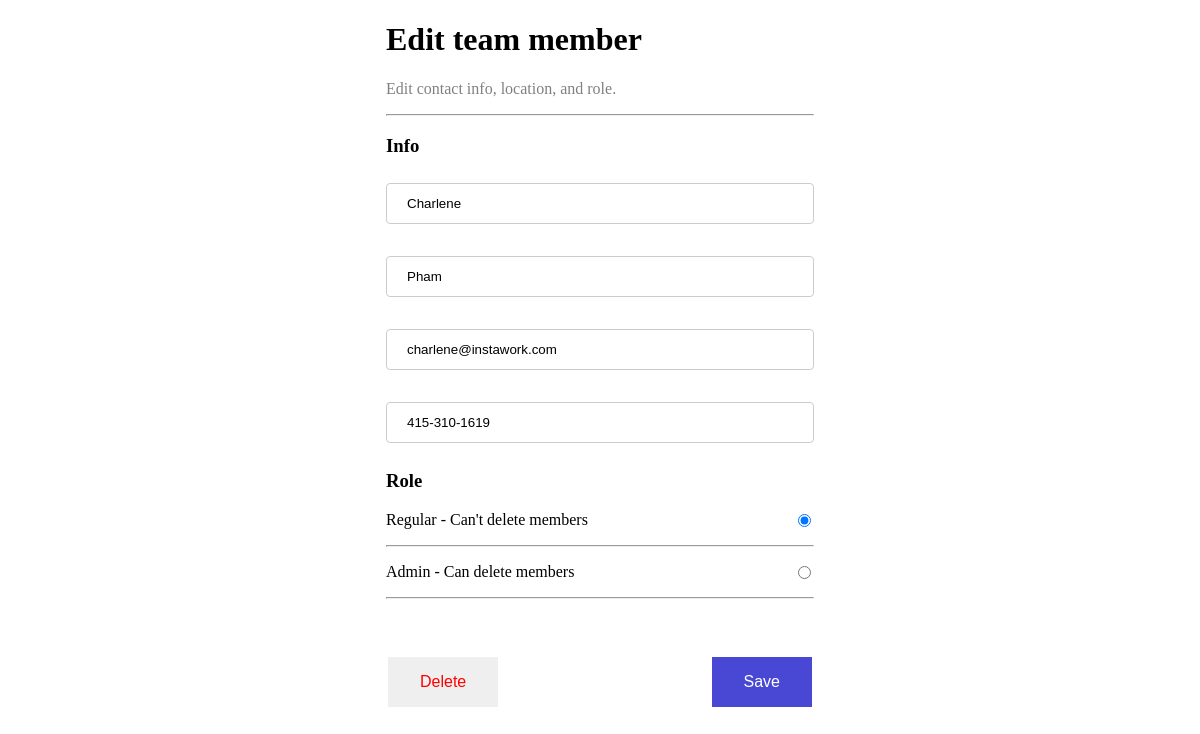
Page /edit-contact/30 on the committed database.
### contacts/models.py (models this page shows)
class Contact(models.Model):
    first_name = models.CharField(max_length=250)
    last_name = models.CharField(max_length=250)
    email = models.EmailField(max_length=254)
    phone_number = models.CharField(max_length=20)
    role = models.CharField(max_length=10, choices=[
        ('regular', "Regular - Can't delete members"),
        ('admin', "Admin - Can delete members")], default='regular')

### contacts/views.py (the view)
# urls.py: path('edit-contact/<str:pk>', views.Edit.as_view(), name='edit-contact'),
class Edit(UpdateView):
    model = Contact
    form_class = ContactForm
    template_name = 'edit.html'
    success_url = "/"

### contacts/forms.py
class ContactForm(ModelForm):
    class Meta:
        model = Contact
        fields = ['first_name', 'last_name', 'email', 'phone_number', 'role']
        widgets = {
            'first_name': forms.TextInput(attrs={'placeholder': 'First Name'}),
            'last_name': forms.TextInput(attrs={'placeholder': 'Last Name'}),
            'email': forms.TextInput(attrs={'placeholder': 'Email'}),
            'phone_number': forms.TextInput(attrs={'placeholder': 'Phone Number'}),
            'role': RadioSelect(choices=['regular', 'admin'],),
        }

### templates/edit.html (shortened to what this page needs)
{% load static %}
<!DOCTYPE html>
<html>
<head>
	<link rel="stylesheet" type="text/css" href="{% static 'style-edit.css' %}">
</head>
<body>
	<div class='container'>
		<header>
			<h1 class="name">Edit team member</h1>
			<p class="subtitle">Edit contact info, location, and role.</p>
			<hr>
		</header>
		<form id='value-form' action="" method="POST">
			<section class="contact-info">
				<h3>Info</h3>
				<p>
					{{form.first_name}}
				</p>
				<p>
					{{form.last_name}}
				</p>
				<p>
					{{form.email}}
				</p>
				<p>
					{{form.phone_number}}
				</p>
				<h3>Role</h3>
				<p>
					{%for role in form.role%}
					<p>
						{{role}}
						<hr>
					</p>
					{%endfor%}
				</p>
			</section>
			<br>
		</form>
		<section class="button-container">
			<a href="{% url 'contacts:delete-contact' contact.id %}">
				<button type="submit" value="Delete" class="delete-button">Delete</button>
			</a>
			<button form='value-form' class="save-button">Save</button>
		</section>
		<br>
	</div>
</body>
</html>

### static/style-edit.css (style rules this page uses)
.container { max-width: 428px; margin: 0 auto;; min-height: 100vh; }
input[type=text], select { width: 100%; padding: 12px 20px; margin: 8px 0; display: inline-block; border: 1px solid #ccc; border-radius: 4px; box-sizing: border-box; }
input[type="radio"] { display: inline-block; float: right; }
.save-button { background-color: rgb(72, 72, 212); border: none; color: white; padding: 16px 32px; text-align: center; text-decoration: none; display: inline-block; font-size: 16px; margin: 4px 2px; transition-duration: 0.4s; cursor: pointer; }
.delete-button { border: none; color: red; padding: 16px 32px; text-align: center; text-decoration: none; display: inline-block; font-size: 16px; margin: 4px 2px; transition-duration: 0.4s; cursor: pointer; }
.button-container { display: flex; justify-content: space-between; margin-top: 20px; }
.subtitle { color: grey; }

### rows in the picture
Contact: first_name "Charlene", last_name "Pham", email "charlene@instawork.com", phone_number "415-310-1619"
